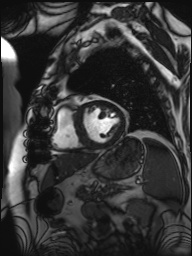
#> input picture P10-0001.jpg, 192 x 256 px; its folder holds 4 pictures in this run
$ python medical_imaging_project.py
#> lines starting #> are read from the running program, lines starting #| are printed output that depends on the picture
import cv2
import sys
import glob
import os
import numpy as np
from datetime import datetime
from matplotlib import pyplot as plt

files = glob.glob('*.jpg')
for file in files:
    image_name = file
    img = cv2.imread(image_name,0)
#> img is the input picture: shape (256, 192); min 8, max 255, mean 56.2
    f = np.fft.fft2(img)
    fshift = np.fft.fftshift(f)
    magnitude_spectrum = np.uint8(np.log(np.abs(fshift) + 1) * 10)
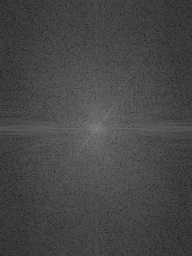
#> magnitude_spectrum: shape (256, 192); min 20, max 148, mean 70.1

    output_dir = 'kspace_output/'
    if not os.path.exists(output_dir):
        os.mkdir(output_dir)

    output_image_name = os.path.join(output_dir + image_name + "_kspace_" \
                        + datetime.now().strftime("%m%d-%H%M%S") + ".jpg")
    cv2.imwrite(output_image_name, magnitude_spectrum)
    cv2.waitKey(5)
#> pass 2 of the loop `for file in files:`:
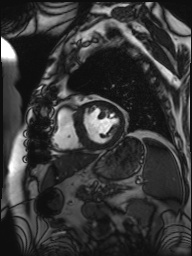
#> input picture P10-0002.jpg, 192 x 256 px
#> img is the input picture: shape (256, 192); min 7, max 255, mean 55.9
#> `magnitude_spectrum = np.uint8(np.log(np.abs(fshift) + 1) * 10)`:
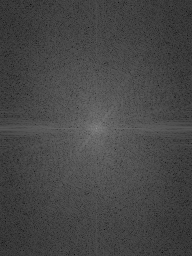
#> magnitude_spectrum: shape (256, 192); min 10, max 148, mean 70.2
#> pass 3 of the loop `for file in files:`:
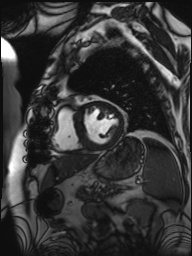
#> input picture P10-0003.jpg, 192 x 256 px
#> img is the input picture: shape (256, 192); min 8, max 255, mean 55.8
#> `magnitude_spectrum = np.uint8(np.log(np.abs(fshift) + 1) * 10)`:
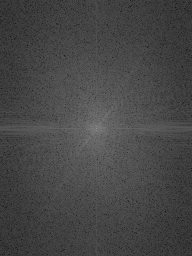
#> magnitude_spectrum: shape (256, 192); min 13, max 148, mean 70.1
#> the loop made 4 passes; the first 3 are shown

    # [5 lines of commented-out code are left out]
